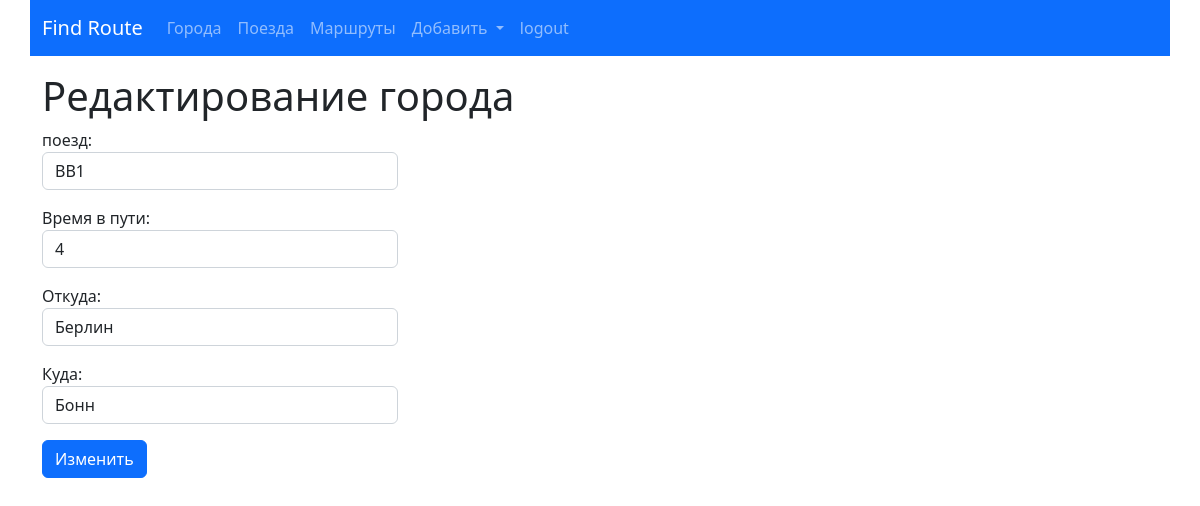
The app's page /trains/update/14 (signed in) with its own data.
### trains/models.py (models this page shows, shortened)
class Train(models.Model):
    name = models.CharField(max_length=50,
                            unique=True,
                            verbose_name='Номер поезда')
    travel_time = models.PositiveSmallIntegerField(verbose_name='Время в пути')
    from_city = models.ForeignKey(City,
                                  on_delete=models.CASCADE,
                                  related_name='from_city_set',
                                  verbose_name='Из какого города')
    to_city = models.ForeignKey('cities.City',
                                on_delete=models.CASCADE,
                                related_name='to_city_set',
                                verbose_name='В какой город')
    class Meta:
        verbose_name = "Поезд"
        verbose_name_plural = "Поезда"
        ordering = ['travel_time']

### cities/models.py (models this page shows, shortened)
class City(models.Model):
    name = models.CharField(max_length=100, unique=True, verbose_name="Название")
    def __str__(self):
        return self.name
    class Meta:
        verbose_name = "Город"
        verbose_name_plural = "Города"
        ordering = ['name']

### trains/views.py (the view)
# urls.py: path('update/<int:pk>', TrainUpdateView.as_view(), name="update"),
class TrainUpdateView(LoginRequiredMixin, SuccessMessageMixin, UpdateView):
    model = Train
    form_class = TrainForm
    template_name = "trains/update.html"
    success_url = reverse_lazy('trains:home')
    success_message = "Поезд успешно отредактирован"

### trains/forms.py
class TrainForm(forms.ModelForm):
    name = forms.CharField(label='поезд',
                           widget=forms.TextInput(attrs={
                               'class': 'form-control',
                               'placeholder': 'Введите название поезда'}))
    travel_time = forms.IntegerField(label='Время в пути',
                                     widget=forms.NumberInput(attrs={
                                         'class': 'form-control',
                                         'placeholder': 'Введите время в пути'}))
    from_city = forms.ModelChoiceField(label='Откуда',
                                       queryset=City.objects.all(),
                                       widget=forms.Select(attrs={
                                           'class': 'form-control'}))
    to_city = forms.ModelChoiceField(label='Куда',
                                     queryset=City.objects.all(),
                                     widget=forms.Select(attrs={
                                         'class': 'form-control'}))
    class Meta:
        model = Train
        fields = "__all__"

### trains/templates/trains/update.html (shortened to what this page needs)
{% extends 'base.html' %}
{% block content%}
<h1>Редактирование города</h1>
{% include 'form.html' with button='Изменить'%}
{% endblock %}

### templates/form.html
<div class="row">
    <div class="col-md-4">
        <form action="{{ action }}" method="post"> {% csrf_token %}
            {{ form.as_p }}
            <button type="submit" class="btn btn-primary">{{ button }}</button>
        </form>
    </div>
</div>

### records on screen
Train: name "BB1", travel_time "4", from_city "Берлин", to_city "Бонн"

### other values on screen
{{ button }} "Изменить"
